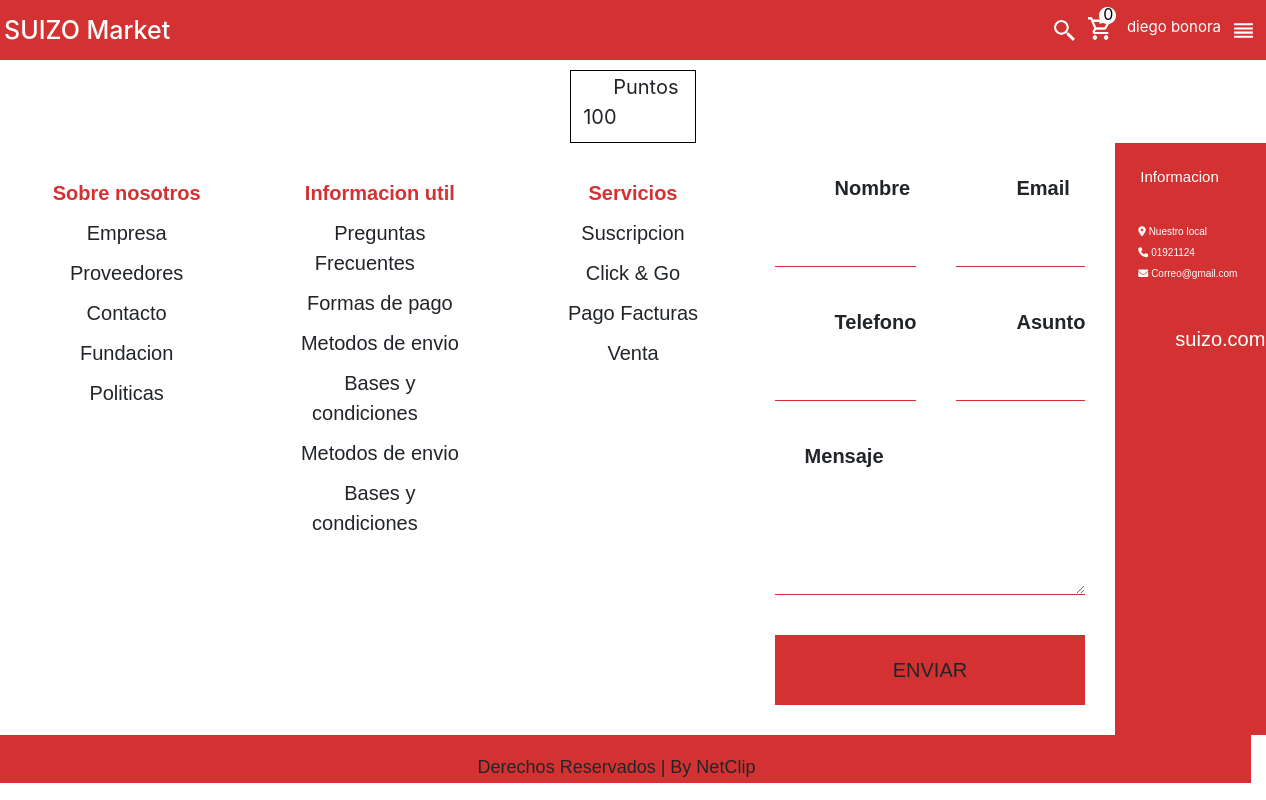
Page /Proyecto-3BH/suscripcion.php (signed in) on the committed database.
### tables this page shows
CREATE TABLE `usuarios` (
  `ID_usuarios` int(11) NOT NULL,
  `Password` varchar(70) NOT NULL,
  `Nombre` varchar(15) NOT NULL,
  `Apellido` varchar(15) NOT NULL,
  `Email` varchar(50) NOT NULL,
  `Num_tarjeta` decimal(20,0) DEFAULT NULL,
  `suscripto` varchar(10) DEFAULT 'no',
  `puntos` varchar(10) DEFAULT '0'
);

### Proyecto-3BH/suscripcion.php (the view, shortened to what this page needs)
<?php
require 'assets/scripts/database.php';
if (isset($_SESSION['user_id'])) {
    $records = $conn->prepare('SELECT ID_usuarios, Email, Password, Nombre, Apellido, suscripto FROM usuarios WHERE ID_usuarios = :ID_usuarios');
    $records->bindParam(':ID_usuarios', $_SESSION['user_id']);
    $records->execute();
    $results = $records->fetch(PDO::FETCH_ASSOC);
    $user = null;
    if (count($results) > 0) {
        $user = $results;
    }
}
?>
<?php
$records = $conn->prepare('SELECT ID_usuarios, suscripto FROM usuarios WHERE ID_usuarios = :ID_usuarios AND suscripto = "si"');
$records->bindParam(':ID_usuarios', $_SESSION['user_id']);
$records->execute();
$results = $records->fetch(PDO::FETCH_ASSOC);
if ($results != null) {
    if (count($results) > 0) {
        $verificacion = "si";
    }
} else {
    $verificacion = "no";
}
?>
<!DOCTYPE html>
<html lang="es">
<head>
    <link rel="stylesheet" href="https://maxcdn.bootstrapcdn.com/bootstrap/3.3.6/css/bootstrap.min.css" />
    <link href="https://cdn.jsdelivr.net/npm/bootstrap@5.1.0/dist/css/bootstrap.min.css" rel="stylesheet">
    <link rel="stylesheet" href="https://maxcdn.bootstrapcdn.com/bootstrap/4.0.0/css/bootstrap.min.css">
    <link rel="stylesheet" href="assets/style/style.css?v=<?php echo time(); ?>">
</head>
<body>
    <?php require './assets/scripts/header.php'; ?>
    <?php
    $records = $conn->prepare('SELECT ID_usuarios, suscripto FROM usuarios WHERE ID_usuarios = :ID_usuarios AND suscripto = "si"');
    $records->bindParam(':ID_usuarios', $_SESSION['user_id']);
    $records->execute();
    $results = $records->fetch(PDO::FETCH_ASSOC);
    if ($results != null) {
        if (count($results) > 0) {
            $verificacion = "si";
        }
    } else {
        $verificacion = "no";
    }
    ?>
    <?php if ($verificacion != "si") : ?>
        <p class="suscribete"> Suscribete para tener acceso a los descuentos y otros bonos de la tienda </p>
        <a class="button-b" data-bs-toggle="modal" href="#suscripcion" role="button">Suscribete</a>
    <?php else : ?>
        <section id="tabla-fondo"></section>
        <div class="tabla-puntos">
            <p class="separacion">Puntos
                <?php
                $records = $conn->prepare('SELECT ID_usuarios, puntos FROM usuarios WHERE ID_usuarios = :ID_usuarios');
                $records->bindParam(':ID_usuarios', $_SESSION['user_id']);
                $records->execute();
                $results = $records->fetch(PDO::FETCH_ASSOC);
                if ($results != null) {
                    if (count($results) > 0) {
                        $puntos = $results;
                        echo $puntos['puntos'];
                    }
                } else {
                }
                ?></p>
        </div>
    <?php endif; ?>
    <?php require 'assets/scripts/footer.php'; ?>
</body>
</html>

### Proyecto-3BH/assets/scripts/header.php (shortened to what this page needs)
<!DOCTYPE html>
<html lang="en">
<head>
    <link rel="stylesheet" href="https://maxcdn.bootstrapcdn.com/bootstrap/3.3.6/css/bootstrap.min.css" />
    <link href="https://cdn.jsdelivr.net/npm/bootstrap@5.1.0/dist/css/bootstrap.min.css" rel="stylesheet">
    <link rel="stylesheet" href="https://maxcdn.bootstrapcdn.com/bootstrap/4.0.0/css/bootstrap.min.css">
    <link rel="stylesheet" href="../style/style.css?v=<?php echo time(); ?>">
</head>
<body>
    <header class="header">
        <div class="title-container">
            <a href="index.php">
                <h1 class="title">SUIZO Market</h1>
            </a>
            <div class="nav1">
                <div class="div-search">
                    <div id="hover-cont">
                        <form action="catalogo.php" method="POST" class="form-imput">
                            <input type="image" src="./assets/media/buttons/lupa.png" class="submit-img" />
                        </form>
                    </div>
                </div>
                <div class="nav-carrito">
                    <a href="carrito.php" class="img-carrito"> <img src="./assets/media/buttons/carrito.png" /></a>
                    <div class="p-nav">
                        <?php if (isset($_SESSION['CARRITO'])) : ?>
                            <?php if (count($_SESSION['CARRITO']) < 10) : ?>
                                <div class="img-numA"><img src="./assets/media/buttons/msg-carrito.png" /></div>
                                <a class="a-navA" href="carrito.php">
                                    <?php
                                    echo (empty($_SESSION['CARRITO'])) ? 0 : count($_SESSION['CARRITO']);
                                    ?>
                                </a>
                            <?php else : ?>
                                <div class="img-numB"><img src="./assets/media/buttons/msg-carrito.png" /></div>
                                <a class="a-navB" href="carrito.php">
                                    <?php
                                    echo (empty($_SESSION['CARRITO'])) ? 0 : count($_SESSION['CARRITO']);
                                    ?>
                                </a>
                            <?php endif; ?>
                        <?php else : ?>
                            <div class="img-numA"><img src="./assets/media/buttons/msg-carrito.png" /></div>
                            <a class="a-navA" href="carrito.php">
                                <?php
                                echo (empty($_SESSION['CARRITO'])) ? 0 : count($_SESSION['CARRITO']);
                                ?>
                            </a>
                        <?php endif; ?>
                    </div>
                </div>
                <?php if (!empty($user)) : ?>
                    <div class="dropdown">
                        <button class="dropdown_nav" type="button" id="dropdownMenuButton1" data-bs-toggle="dropdown" aria-expanded="false">
                            <?= $user['Nombre'] ?> <?= $user['Apellido'] ?>
                        </button>
                    </div>
                <?php else : ?>
                    <a class="button-a" data-bs-toggle="modal" href="#login_modal" role="button">Iniciar Sesión</a>
                <?php endif; ?>
                <div class="dropdown">
                    <button class="nav_menu" type="button" id="dropdownMenuButton2" data-bs-toggle="dropdown" aria-expanded="false">
                        <img src="./assets/media/buttons/menu1.svg" alt="boton menu" />
                    </button>
                </div>
            </div>
        </div>
    </header>
</body>
</html>

### Proyecto-3BH/assets/style/style.css (style rules this page uses)
* { margin: 0; padding: 0; }
.header { background-color: #d43232; color: black; z-index: 10; position: fixed; width: 100%; height: 60px; }
.header .title-container { align-items: center; display: flex; }
.title { display: block; width: 120%; text-decoration: none; color: white; margin: 0; padding: 0rem 0.4rem; }
.nav1 { height: 60px; width: 100%; align-items: center; display: flex; justify-content: flex-end; }
.nav_menu { background-color: transparent; border: 0; margin-left: 1em; margin-right: 1em; }
.nav_menu img { height: 25px; width: 25px; }
.dropdown_nav { height: 2em; margin-bottom: 5%; color: white; border: 0; background-color: #d43232; font-size: 15px; }
.dropdown { justify-self: right; }
.nav-carrito { margin-right: 20px; display: flex; width: 20px; align-items: center; }
.img-carrito { z-index: 9; position: absolute; background-color: transparent; border: 0; width: 0px; height: 30px; margin-right: 5px; }
.img-carrito img { width: 27px; height: 27px; }
.p-nav { display: flex; justify-content: center; align-items: center; height: 15px; margin-left: 10px; margin-bottom: 25px; position: relative; width: 10px; }
.a-navA { z-index: 10; font-size: 16px; margin-bottom: 7px; margin-left: 13px; color: black; }
.img-numA img { z-index: 9; position: absolute; width: 17px; height: 17px; margin-top: -11px; margin-left: 9px; }
.div-search { height: 25px; margin-top: 10px; margin-right: 10px; }
.submit-img { width: 25px; height: 25px; }
.form-imput { margin-top: -5px; display: flex; height: 25px; }
body { background-color: white; }
.tabla-puntos { width: 10%; margin-left: auto; margin-right: auto; border: 1px solid black; }
#tabla-fondo { height: 70px; }
.separacion { font-size: 20px; }
p { margin-left: 10%; margin-right: 10%; margin-top: 1%; font-size: 20px; text-indent: 1.5em; }

### rows in the picture
usuarios: Nombre "diego", Apellido "bonora", puntos "100"
